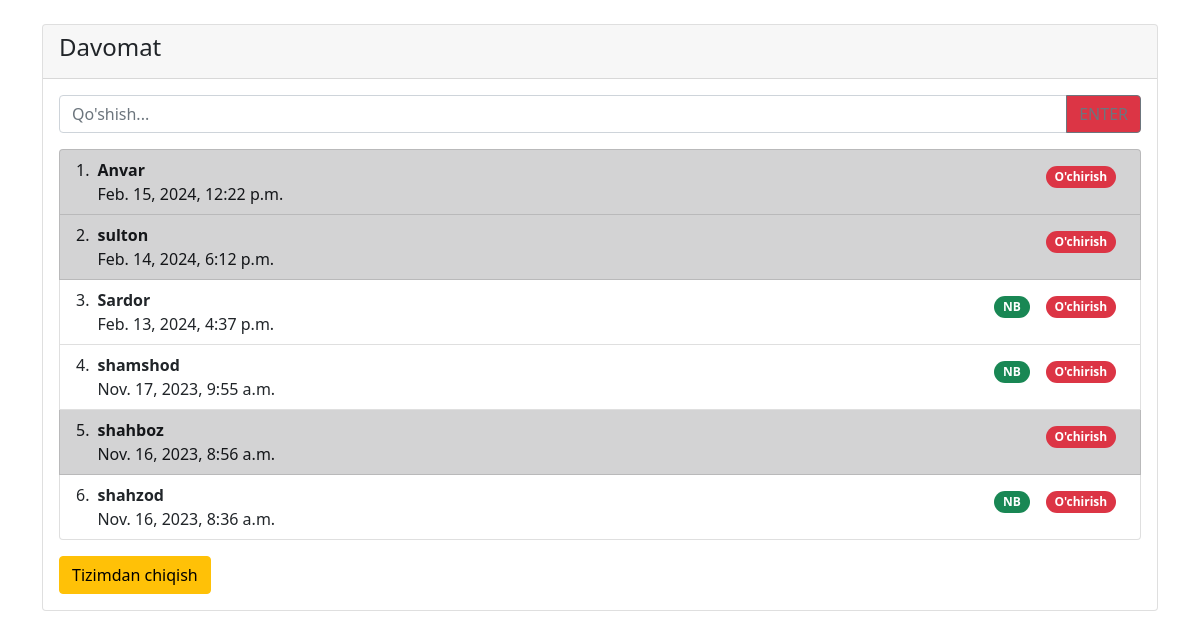
/a/ (signed in), run on the app's committed database.
### main/models.py (models this page shows, shortened)
class Todo(models.Model):
    user = models.ForeignKey(User, on_delete=models.CASCADE)
    body = models.CharField(max_length=20)
    datetime = models.DateTimeField(auto_now_add=True)
    done = models.BooleanField(default=False)

### main/views.py (the view, shortened to what this page needs)
# urls.py: path("", IndexView.as_view(), name="index"),
class IndexView(LoginRequiredMixin, View):
    def get(self, request):
        todos = Todo.objects.filter(user=request.user).order_by("-datetime")
        return render(request, "index.html", {"todos": todos})

### templates/index.html (shortened to what this page needs)
<!doctype html>
<html lang="en">
  <head>
    <link href="https://cdn.jsdelivr.net/npm/bootstrap@5.0.2/dist/css/bootstrap.min.css" rel="stylesheet">
  </head>
  <body>
    <div class="container">
        <div class="card mt-4">
            <div class="card-header">
                <h4>Davomat</h4>
            </div>
            <div class="card-body">
                <form method="post">
                    <div class="input-group mb-3">
                        <input name="body" required type="text" class="form-control" placeholder="Qo'shish..." aria-label="Nima qilmoqchisiz.." aria-describedby="button-addon2">
                        <button class="btn btn-outline-secondary btn btn-danger" type="submit" id="button-addon2">ENTER</button>
                    </div>
                </form>
               <ol class="list-group list-group-numbered">
                 {% for todo in todos %}
                   {% if todo.done %}
                 <li class="list-group-item list-group-item-dark d-flex justify-content-between align-items-start">
    <div class="ms-2 me-auto">
      <div class="fw-bold">{{todo.body}}</div>
      {{todo.datetime}}
    </div>
    <form action="{% url 'action' todo.id 'delete' %}" method="post">{% csrf_token %}<button class="btn badge bg-danger rounded-pill m-2">O'chirish</button></form>
  </li>
                   {% else %}
                   <li class="list-group-item d-flex justify-content-between align-items-start">
    <div class="ms-2 me-auto">
      <div class="fw-bold">{{todo.body}}</div>
      {{todo.datetime}}
    </div>
    <form action="{% url 'action' todo.id 'done' %}" method="post">{% csrf_token %}<button class="btn badge bg-success rounded-pill m-2">NB</button></form>
    <form action="{% url 'action' todo.id 'delete' %}" method="post">{% csrf_token %}<button class="btn badge bg-danger rounded-pill m-2">O'chirish</button></form>
  </li>
                   {% endif %}
                 {% endfor %}
                </ol>
                <a href="{% url 'logout' %}" class="btn btn-warning mt-3">Tizimdan chiqish</a>
            </div>
        </div>
    </div>
  </body>
</html>

### data on the page
Todo: body "Anvar", datetime "Feb. 15, 2024, 12:22 p.m."
Todo: body "sulton", datetime "Feb. 14, 2024, 6:12 p.m."
Todo: body "Sardor", datetime "Feb. 13, 2024, 4:37 p.m."
Todo: body "shamshod", datetime "Nov. 17, 2023, 9:55 a.m."
Todo: body "shahboz", datetime "Nov. 16, 2023, 8:56 a.m."
Todo: body "shahzod", datetime "Nov. 16, 2023, 8:36 a.m."
